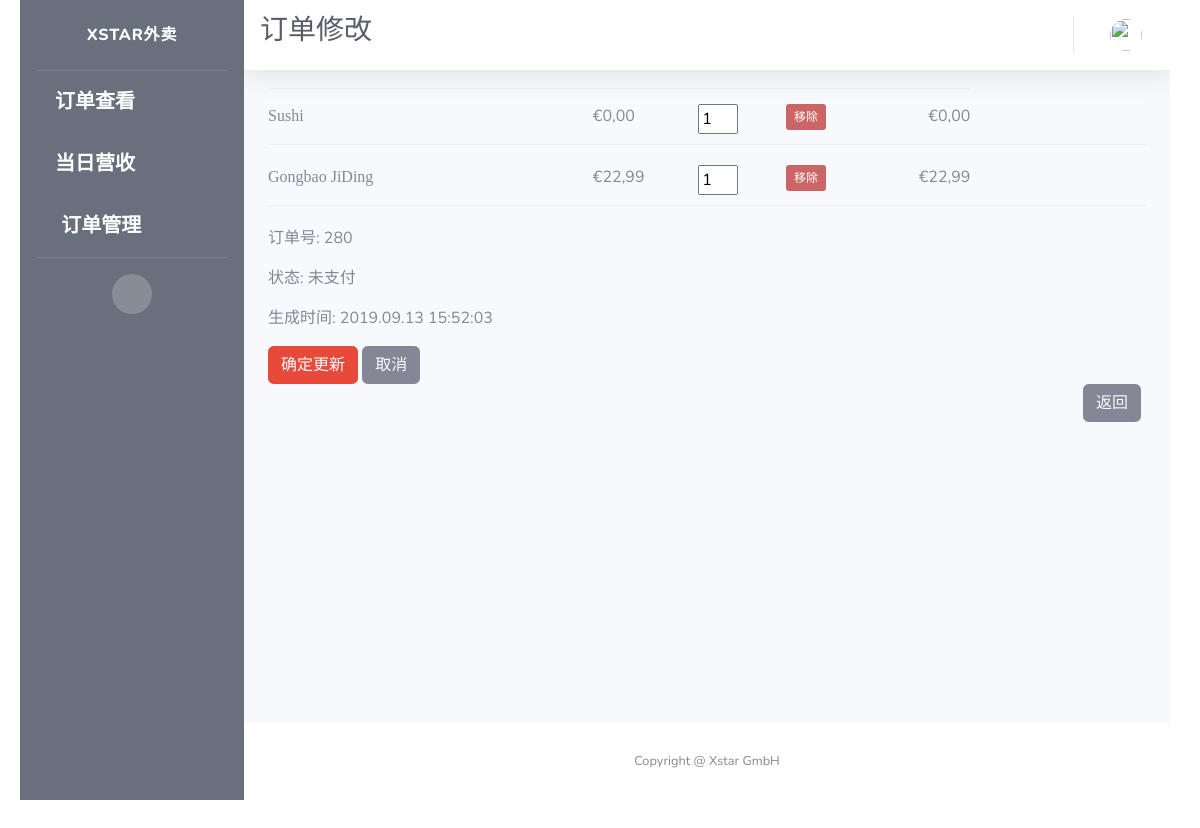
The app's page /takeaway/order/280/edit, older data.
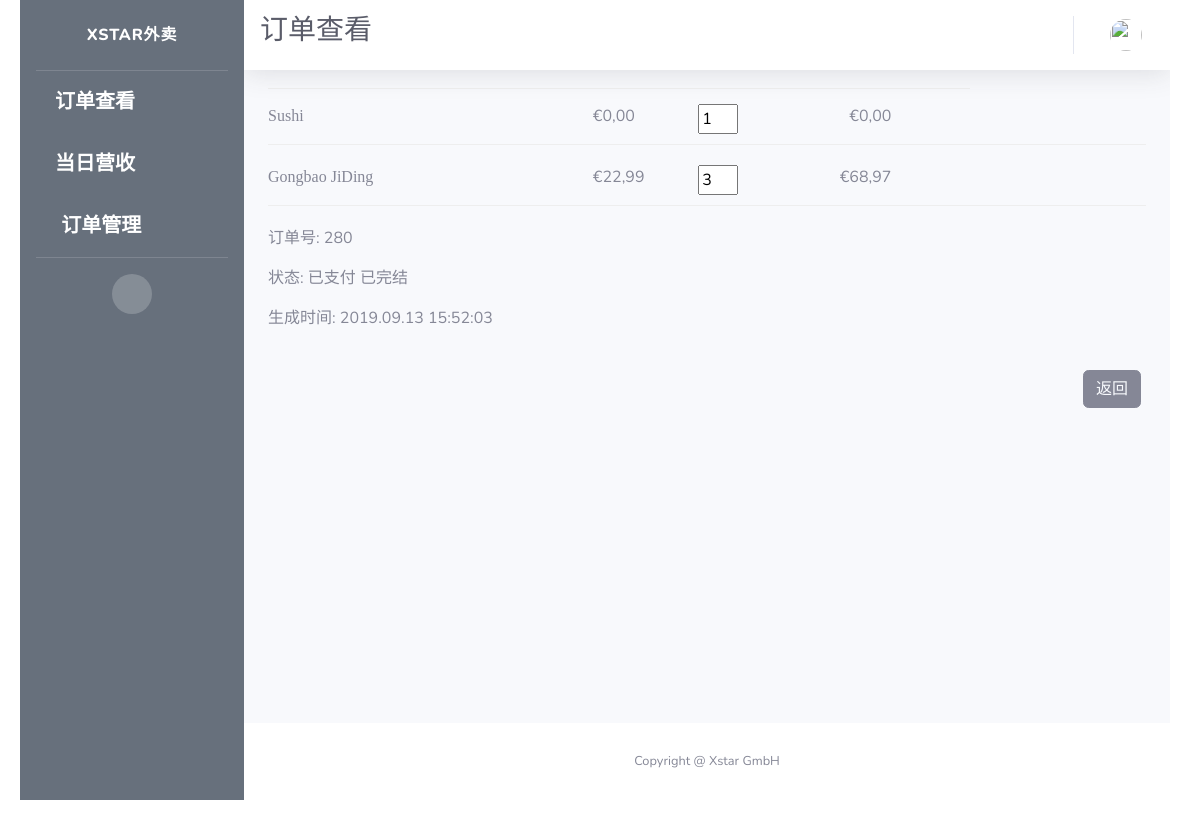
The same page, newer data.
### app/models.py (models this page shows)
class Order(db.Model):
    id = db.Column(db.Integer, primary_key=True, unique=True, index=True)
    totalPrice = db.Column(db.Float, unique=False)
    orderNumber = db.Column(db.String(200), unique=True)
    timeCreated = db.Column(db.DateTime, default=datetime.utcnow)
    isPaid = db.Column(db.Boolean, default=False)
    isReady = db.Column(db.Boolean, default=False)
    isPickedUp = db.Column(db.Boolean, default=False)
    items = db.Column(db.String(1500))
    pay_via = db.Column(db.String(100))
    type = db.Column(db.String(100))
    container = db.Column(db.String(300))
    mealPrinted = db.Column(db.Boolean, default=False)
    printed = db.Column(db.Boolean, default=False)
    settleTime = db.Column(db.DateTime)
    settleID = db.Column(db.String(500))
    table_name = db.Column(db.String(500))
    seat_number = db.Column(db.String(500))
    isCancelled = db.Column(db.Boolean(), default=False)
    isDone = db.Column(db.Boolean())
    dishes = db.Column(db.String(1500))
    discount = db.Column(db.Float, default=0.0)
    discount_rate = db.Column(db.Float, default=0.0)
    subtype = db.Column(db.String(500))
    endTotal = db.Column(db.Float, default=totalPrice)

### app/routes.py (the view)
@app.route("/takeaway/order/<int:order_id>/edit")
def takeaway_order_edit(order_id):
    order = Order.query.get_or_404(int(order_id))
    ordered_items = json.loads(order.items)
    title = None
    if order.isPaid:
        title = "订单查看"
    else:
        title = "订单修改"
    context=dict(order=order,
                 ordered_items=ordered_items,
                 title=title,
                 company_name=company_info.get('company_name'),
                 referrer=request.headers.get('Referer'),
                 datetime_format=datetime_format,
                 formatter=formatter)
    return render_template('takeaway_order_edit.html', **context)

### app/utilities.py (called while the page is built)
def formatter(number):
    if number == 0:
        number = '{:.2f}'.format(round(number, 2))
        number = number.replace(".", ",")
        return number
    number = format_decimal(round(float(number), 2), locale="de_DE")
    if len(number.split(",")) == 1:
        number = number + ",00"
        return number
    if len(number.split(",")[1]) == 1:
        number = number + "0"
        return number
    return number

### app/templates/takeaway_order_edit.html (shortened to what this page needs)
{% extends 'TakeawayAdmin.html' %}
{% block css %}
<link rel="stylesheet" type="text/css" href="https://cdn.datatables.net/1.10.19/css/jquery.dataTables.css">
<link rel="stylesheet" type="text/css" href="https://cdnjs.cloudflare.com/ajax/libs/twitter-bootstrap/4.1.3/css/bootstrap.css">
<link rel="stylesheet" type="text/css" href="https://cdn.datatables.net/1.10.19/css/dataTables.bootstrap4.min.css">
<link rel="stylesheet" href={{ url_for('static', filename='css/takeaway_order_update.css') }}>
{% endblock %}
{% block title %}
<h1 class="h3 mb-2 text-gray-800">{{title}}</h1>
{% endblock %}
{% block content %}
<div class="shopping-cart">
  <div class="column-labels">
    <label class="product-details">Product</label>
    <label class="product-price">Price</label>
    <label class="product-quantity">Quantity</label>
    <label class="product-removal">Remove</label>
    <label class="product-line-price">Total</label>
  </div>
  {% for item, details in ordered_items.items() %}
  <div class="product">
    <div class="product-details">
      <div class="product-title">{{ item }}</div>
    </div>
    <div class="product-price">{{ formatter(details.get('price')) }}</div>
    {% if not order.isPaid and not order.isCancelled %}
    <div class="product-quantity">
      <input type="number" value={{ details.get('quantity')  }} min="1">
    </div>
    <div class="product-removal">
      <button class="remove-product">
        移除
      </button>
    </div>
    {% else %}
    <div class="product-quantity">
      <input type="number" value={{ details.get('quantity')  }} min="1" readonly="readonly">
    </div>
    {% endif %}
    <div class="product-line-price">{{ formatter(details.get('price') * details.get('quantity'))}}</div>
  </div>
  {% endfor %}
  <p>订单号:
    <span id="orderId">
      {{order.id}}
    </span>
  </p>
  <p>状态:
    <span>
      {{"已支付" if order.isPaid else "未支付"}}
    </span>
    <span>
      {{"已完结" if order.isPickedUp }}
    </span>
  </p>
  <p>生成时间: {{ order.timeCreated.strftime(datetime_format) }}</p>
  {% if not order.isPaid and not order.isCancelled %}
  <button id="update" class="btn btn-danger">
    <a href={{ url_for('takeaway_orders_admin') }} style="color: rgb(247, 249, 252)">
      确定更新
    </a>
    </button>
    <button class="btn btn-secondary">
      <a style="color: rgb(247, 249, 252)" href={{ referrer }} >
        取消
      </a>
    </button>
  {% endif %}
  <br>
  <button type="button" class="btn btn-secondary" id="back">
    <a style="color: rgb(247, 249, 252)" href={{ referrer }}>
      返回
  </button>
</div>
{% endblock %}

Row changes from the older to the newer data that the page shows:
changed Order id 280: isPaid "未支付" → "已支付"; isPickedUp (not shown) → "已完结"
Text that changed along with them:
{{ title }}: "订单修改" → "订单查看"
list line gone: "1 移除"
new list line: "1"
new list line: "Gongbao JiDing 22,99 3 68,97"
list line gone: "Gongbao JiDing 22,99 1 移除 22,99"
text no longer shown: "确定更新 取消"
